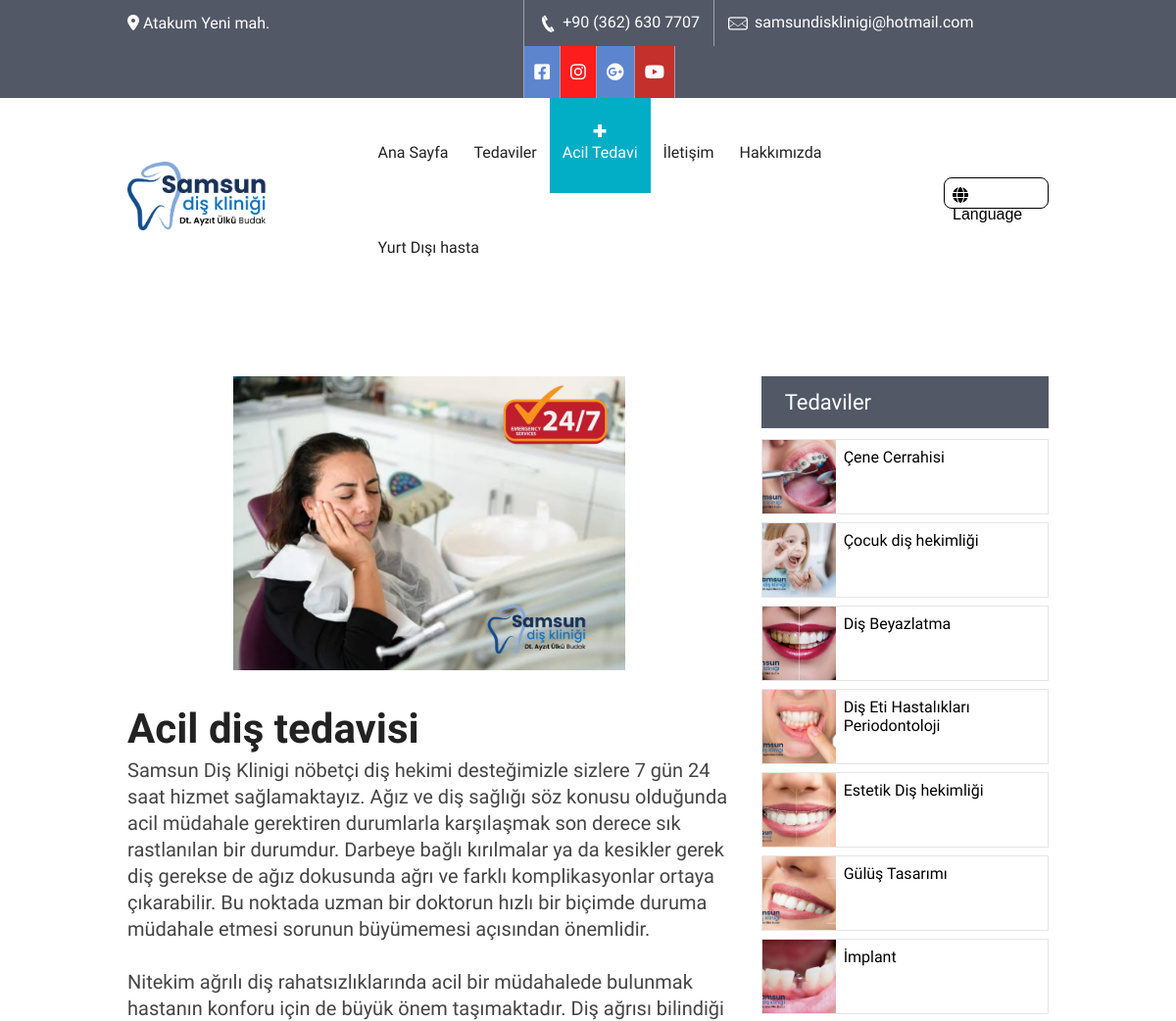
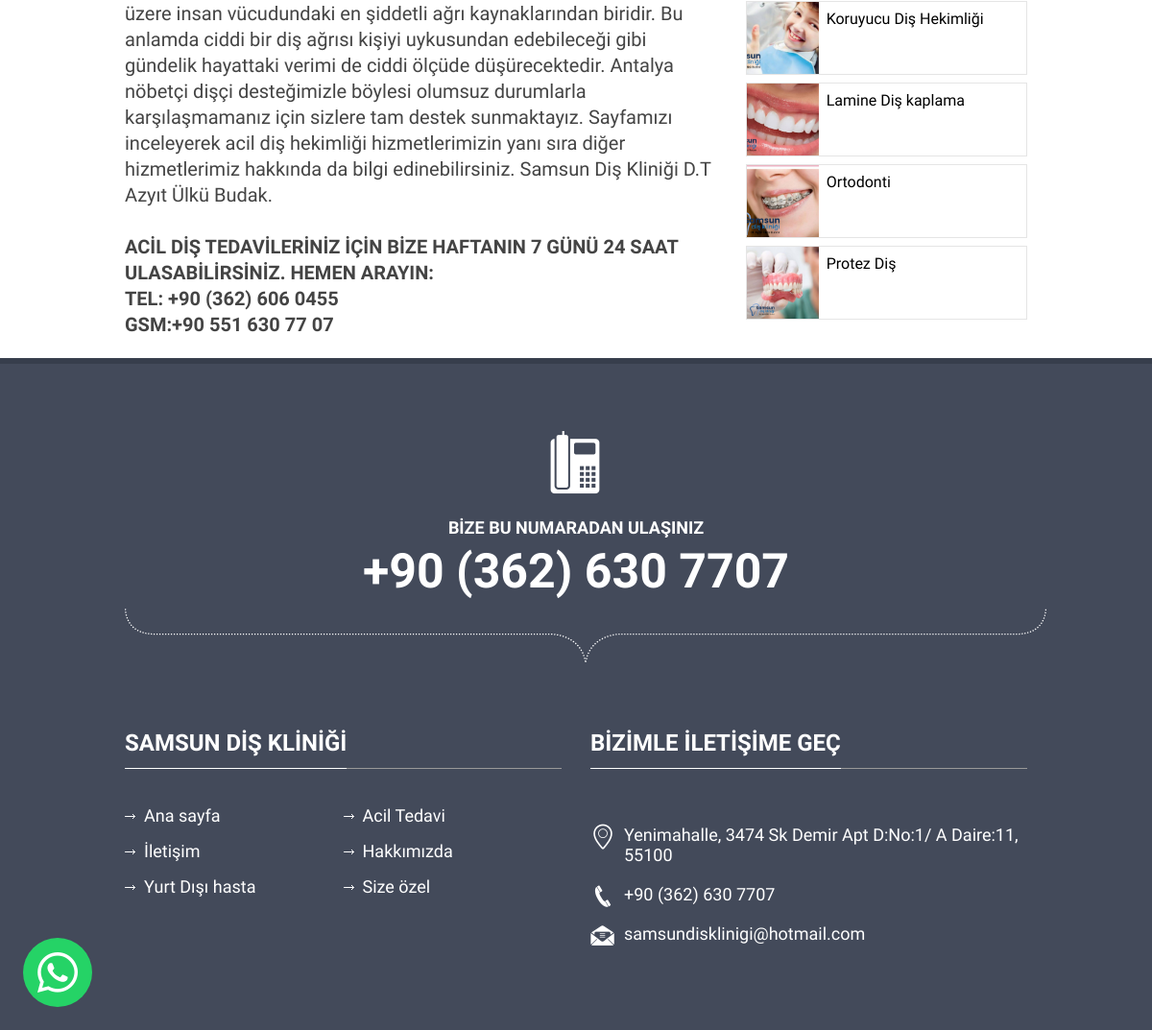
The app's page /acil-tedavi/ with its own data (2 pictures, top to bottom).
### clinic/models.py (models this page shows, shortened)
class Media(models.Model):
    name = models.CharField(max_length=25)
    icon_markdown = models.CharField(max_length=250)
    hex_icon_color = models.CharField(max_length=10,default="#5c85ce")
    link = models.TextField()

class CustomPage(models.Model):
    menu_name = models.CharField(max_length=50)
    title = models.CharField(max_length=50)
    slug = models.SlugField(max_length=250,unique=True)
    content = models.TextField()
    image = models.ImageField(upload_to='custom_pages/images')
    show_image = models.BooleanField(default=True)
    banner = models.ImageField(upload_to='custom_pages/banners',null=True,blank=True)
    show_banner = models.BooleanField(default=False)
    show_services_sidebar = models.BooleanField(default=True)
    show_in_header = models.BooleanField()
    show_in_footer = models.BooleanField()
    def get_absolute_url(self):
        return reverse('clinic:custom_page',args=[
            self.slug
        ])

class Service(models.Model):
    title = models.CharField(max_length=50)
    slug = models.SlugField(max_length=250,unique=True,null=True,blank=True)
    content = models.TextField()
    image = models.ImageField(upload_to='service')
    icon = models.ImageField(upload_to='service_icons',blank=True,null=True)
    def get_absolute_url(self):
        return reverse('clinic:service_detail',args=[
            self.slug
        ])

### clinic/views.py (the view)
# urls.py: path('<str:slug>/',views.custom_page,name='custom_page'),
def custom_page(request,slug):
	page = CustomPage.objects.get(slug=slug)
	return render(request,'clinic/custom_page.html',{
		'page':page
	})

### clinic/templatetags/clinic_tags.py (called while the page is built)
@register.filter(name='markdown')
def markdown_format(text):
	return mark_safe(markdown.markdown(text))

@register.filter(name='get_const')
def get_const(const_name):
	return consts.__dict__.get(const_name,None)

@register.inclusion_tag('clinic/component/header_pages.html')
def show_header_pages(page):
	pages = CustomPage.objects.all().filter(show_in_header=True)
	return {
		'header_pages':pages,
		'current_page':page
	}

@register.inclusion_tag('clinic/component/header_services.html')
def show_header_services():
	services = Service.objects.all()
	return {
		'services':services
	}

@register.inclusion_tag('clinic/component/footer_pages.html')
def show_footer_pages():
	pages = CustomPage.objects.all().filter(show_in_footer=True)
	return {
		'footer_pages': pages,
	}

@register.inclusion_tag('clinic/component/services_sidebar.html')
def show_services_sidebar(services=None):
	if not services:
		services = Service.objects.all()
	return {
		'services':services,
	}

@register.inclusion_tag('clinic/component/media.html')
def show_media():
	media = Media.objects.all()
	return {
		'media':media
	}

### templates/clinic/custom_page.html (shortened to what this page needs)
{% extends '../origin/base.html' %}
{% load static %}
{% load clinic_tags %}
{% block content %}
<div class="content">
   <div {% if not page.show_banner and not page.show_services_sidebar %}style="padding-top: 0"{% endif %} class="news-posts">
      <div class="container" style="margin-bottom: 1em;">
         <div class="row">
            <div class="col-md-{% if page.show_services_sidebar %}8{% else %}12{% endif %}">
               <div class="news-detail">
                  {% if page.show_image %}
                     <img style="height: 300px; object-fit: contain;" src="{{ page.image.url }}" alt="">
                  {% endif %}
                  <div class="detail">
                     <h3>{{ page.title|markdown }}</h3>
                     <p>
                        {{ page.content|markdown }}
                     </p>
                  </div>
               </div>
            </div>
            {% if page.show_services_sidebar %}
               {% show_services_sidebar %}
            {% endif %}
         </div>
      </div>
   </div>
</div>
{% endblock %}

### templates/clinic/component/media.html
{% load clinic_tags %}
<ul  class="social-icons">
	{% for media in media %}
		<li><a style="background: {{media.hex_icon_color}}" href="{{media.link}}" class="fb">{{media.icon_markdown|markdown}}</a></li>
	{% endfor %}
</ul>

### templates/clinic/component/header_pages.html
{% for page in header_pages %}
   <li class="{% if current_page.id == page.id and page %}item-select{% endif %}">
      <a href="{{ page.get_absolute_url }}">{{ page.menu_name }}</a>
   </li>
{% endfor %}

### templates/clinic/component/services_sidebar.html (shortened to what this page needs)
<div class="col-md-4">
   <div class="recent-posts">
      <h6 class="bar-title" style="margin-bottom: 0.5em">Tedaviler</h6>
      {% if services %}
         {% for service in services %}
            <div style="display: flex;margin-bottom: 0.5em; border: 1px solid rgba(0,0,0,0.1)">
               <a style="display: block;" href="{{ service.get_absolute_url }}"><img style="height: 75px; max-width: 75px; object-fit: cover;" src="{{ service.image.url }}" alt="service image"></a>
               <a style="padding: 0.5em;display: block; color: black !important; width: calc(100% - 75px)" href="{{ service.get_absolute_url }}" class="title">{{ service.title }}</a>
            </div>
         {% endfor %}
      {% else %}
         <p style="margin-top:1em">Şuanda mevcut tedavi yok :(</p>
      {% endif %}
   </div>
</div>

### templates/clinic/component/footer_pages.html
{% for page in footer_pages %}
	<li><a style="white-space: nowrap;" href="{{page.get_absolute_url}}">{{page.menu_name}}</a></li>
{% endfor %}

### static/css/medical-guide.css (style rules this page uses)
body { background:#fff; font-family: 'Source Sans Pro', sans-serif; color:#444444; }
* { margin:0px; padding:0px; }
h2 { font-weight: 700; font-size:42px; font-family: 'Raleway', sans-serif; color:#222222; }
h3 { text-transform:uppercase; font-weight: 300; font-size:32px; font-family: 'Raleway', sans-serif; }
h6 { font-weight: 600; font-size:22px; font-family: 'Raleway', sans-serif; }
p { font-family: 'Source Sans Pro', sans-serif; font-weight:300; font-size:20px; line-height: 27px; }
a { text-decoration:none; }
li { list-style:none; }
a { transition: background-color 0.5s ease; }
img { width:100%; }
.top-bar .get-touch ul { float:left; }
.top-bar .get-touch li { float:left; border-left: solid 1px #9fa3aa; }
.top-bar .get-touch li:last-child { border-right: none; }
.top-bar .social-icons li:last-child { border-right: solid 1px #9fa3aa; }
.top-bar .get-touch li a { color: #fff; padding: 13px 14px; float: left; }
.top-bar .get-touch li i { font-size:18px; }
.top-bar .get-touch .social-icons { float:left; }
.top-bar .get-touch .social-icons li a { padding:13px 10px; }
.header .nav li { float:left; padding: 11px 0; }
.header .nav li a { color:#333; font-family: 'Raleway', sans-serif; font-size: 16px; padding:12px 24px !important; }
.header .nav li.item-select { color: #fff; border-radius: 5px; padding: 11px 0; }
.header .nav li.item-select a { color: #fff; padding:10px 24px; }
.header2 .nav li a { padding: 42px 20px 28px 20px; }
.header2 .nav li.item-select { border-radius: 0; padding:46px 0 32px 0; }
.header2 .nav li.item-select a { color: #fff; padding: 46px 20px 32px 20px; }
.header2 .nav li { background: none; border-radius: 0; padding:46px 0 32px 0; }
.header2 .nav li a { color: #222; padding: 46px 20px 32px 20px; }
.content { margin:0 0 0 0; }
.main-footer .useful-links ul li { background: url(../images/links-arrow-light.png) no-repeat 0 9px; margin: 0 0 16px 0; float: left; width: 50%; }
.main-footer .useful-links ul li a { color: #fff; margin: 0 0 0 20px; font-size: 18px; }
.news-posts { padding:90px 0 0 0; }
.news-posts h6.bar-title { background: #525866; font-weight: 500; color: #fff; padding: 14px 24px; display: block; }
.news-posts .news-detail { margin: 0 0 0 0; }
.news-posts .news-detail .detail { margin:35px 0 0 0; }
.news-posts .news-detail .detail h3 { color: #222222; font-weight: 600; text-transform: none; margin: 12px 0 0 0; }
.news-posts .news-detail .detail p { margin:5px 0 0 0; }
ul.resp-tabs-list, p { margin: 0px;padding: 0px; }

### static/css/default-color.css (style rules this page uses)
.header .nav li.item-select { background: #02adc6; }
.header2 .nav li.item-select { background: #02adc6 url(../images/navi-plus.png) no-repeat 50% 32%; }

### static/css/dropmenu.css (style rules this page uses)
ul.wtf-menu li { display: block; position: relative; }

### static/css/custom.css (style rules this page uses)
body { top: 0px !important; }

### records on screen
CustomPage: menu_name "Acil Tedavi", image (picture), title "Acil diş tedavisi", content "Samsun Diş Klinigi nöbetçi diş hekimi desteğimizle sizlere 7 gün 24 saat hizmet sağlamaktayız. Ağız ve diş sağlığı söz konusu olduğunda acil müdahale gerektiren durumlarla karşılaşmak son derece sık rastlanılan bir durumdur. Darbeye bağlı kırılmalar ya da kesikler gerek diş gerekse de ağız dokusunda ağrı ve farklı komplikasyonlar ortaya çıkarabilir. Bu noktada uzman bir doktorun hızlı bir biçimde duruma müdahale etmesi sorunun büyümemesi açısından önemlidir. Nitekim ağrılı diş rahatsızlıklarında acil bir müdahalede bulunmak hastanın konforu için de büyük önem taşımaktadır. Diş ağrısı bilindiği üzere insan vücudundaki en şiddetli ağrı kaynaklarından biridir. Bu anlamda ciddi bir diş ağrısı…"
CustomPage: menu_name "İletişim"
CustomPage: menu_name "Hakkımızda"
CustomPage: menu_name "Yurt Dışı hasta"
Service: image (picture), title "Çene Cerrahisi"
Service: image (picture), title "Çocuk diş hekimliği"
Service: image (picture), title "Diş Beyazlatma"
Service: image (picture), title "Diş Eti Hastalıkları Periodontoloji"
Service: image (picture), title "Estetik Diş hekimliği"
Service: image (picture), title "Gülüş Tasarımı"
Service: image (picture), title "İmplant"
Service: image (picture), title "Koruyucu Diş Hekimliği"
Service: image (picture), title "Lamine Diş kaplama"
Service: image (picture), title "Ortodonti"
Service: image (picture), title "Protez Diş"
CustomPage: menu_name "Size özel"

### other values on screen
{{ 'PHONE_REPR'|get_const }} "+90 (362) 630 7707"
{{ 'MAIL'|get_const }} "samsundisklinigi@hotmail.com"
{{ 'ADDRESS'|get_const }} "Yenimahalle, 3474 Sk Demir Apt D:No:1/ A Daire:11, 55100"
